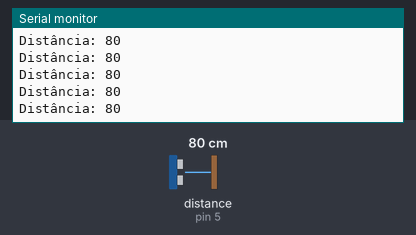
Simulated run of this sketch. Board: Arduino Uno, built with avr-gcc and run on an emulated ATmega328P. Parts: the last lines printed to the serial monitor. The inputs (shaded band) are chosen by the test bench; at power-on: distance to the obstacle (sensor on pin 5) 80 cm. The echo pulse lasts 58.3 µs per cm.

Above: at 1.2 s.
1.3 s: distance to the obstacle (sensor on pin 5) set to 2 cm
At 1.38 s:
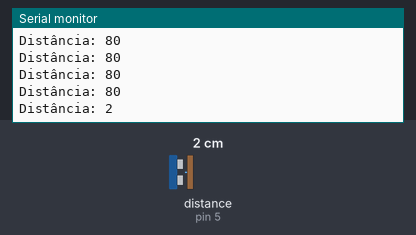
4.3 s: distance to the obstacle (sensor on pin 5) set to 4 cm
At 4.3 s:
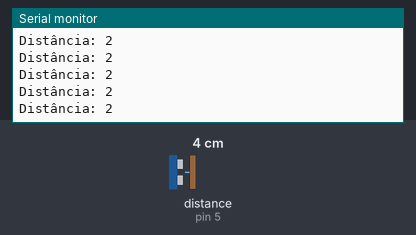
Timing chart, 0 to 7.3 s (numbered marks = the images above; inputs shaded):
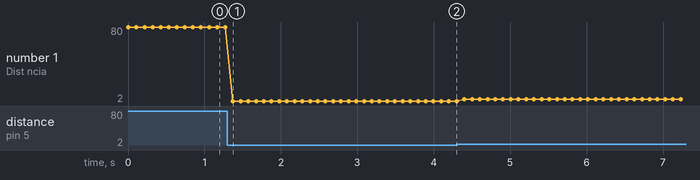

Measured:
- after the input at 1.3 s, the serial monitor: prints a new line after 0.07 s (image 1)
- plotted number 1: 80 → 2 after the input at 1.3 s, 2 → 4 after the input at 4.3 s

The sketch:

ultrassom.ino
```cpp
/*
  Ultrassom

  Programa para teste do sensor de distância ultrassônico HC-SR04

  Evans Picolo
  07/2020

  *OBS:
    - Alguns sensores só funcionam com Vcc = 5V (VU / Vusb)

*/

/* MAPEAMENTO DE PINOS */
#define D0      16
#define D1       5
#define D2       4
#define D3       0
#define D4       2
#define D5      14
#define D6      12
#define D7      13
#define D8      15
#define D9       3
#define D10      1
#define LED_PIN  2


/* BIBLIOTECAS */
#include <Ultrasonic.h>


/* CONSTANTES */
const int TRIG_PIN = D0;
const int ECHO_PIN = D1;


/* VARIÁVEIS */
int distance;


/* INSTANCIAMENTOS */
Ultrasonic ultrasonic(TRIG_PIN,ECHO_PIN);


/* SETUP */
void setup() {

  // Inicia comunicação serial com taxa 9600 bps
  Serial.begin(9600);

}


/* LOOP PRINCIPAL */
void loop() {

  // Le sensor ultrassonico
  distance = ultrasonic.read();

  // Escreve o resultado no monitor serial
  Serial.print("Distância: ");
  Serial.println(distance);

  // Delay para estabilização
  delay(100);

}
```
